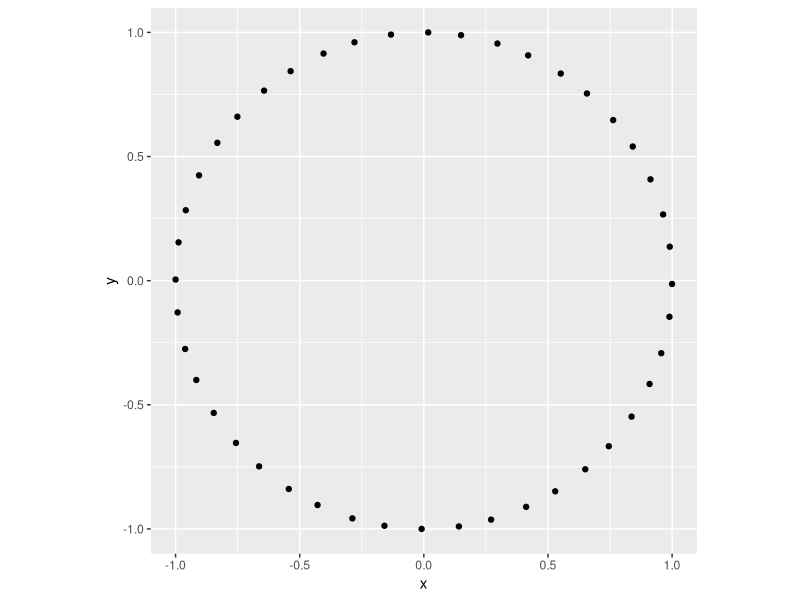
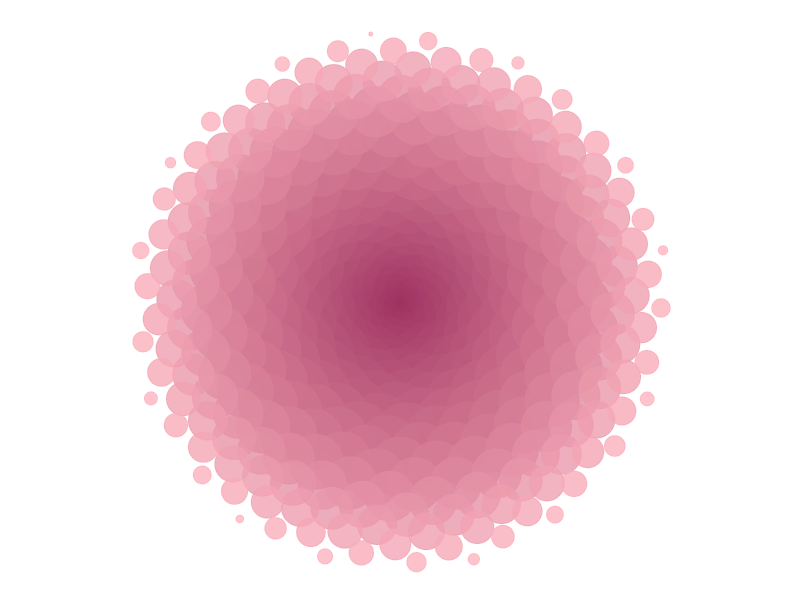
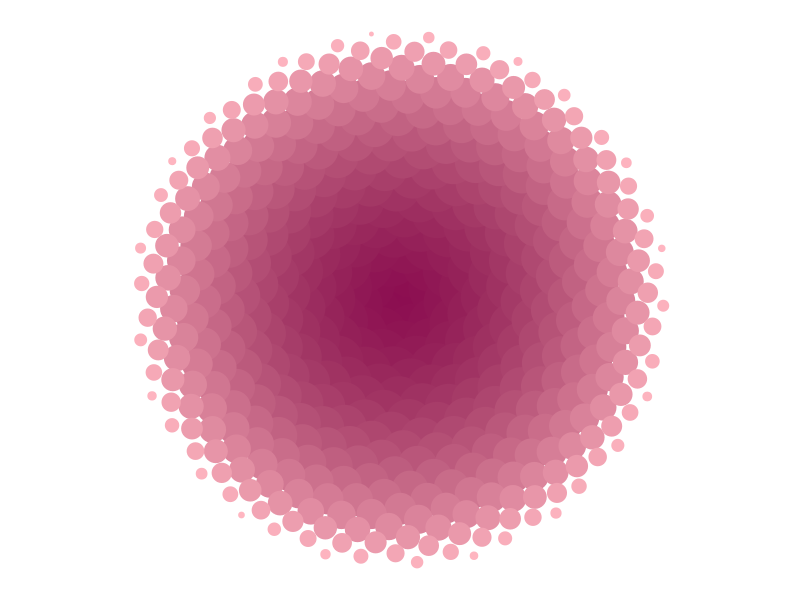
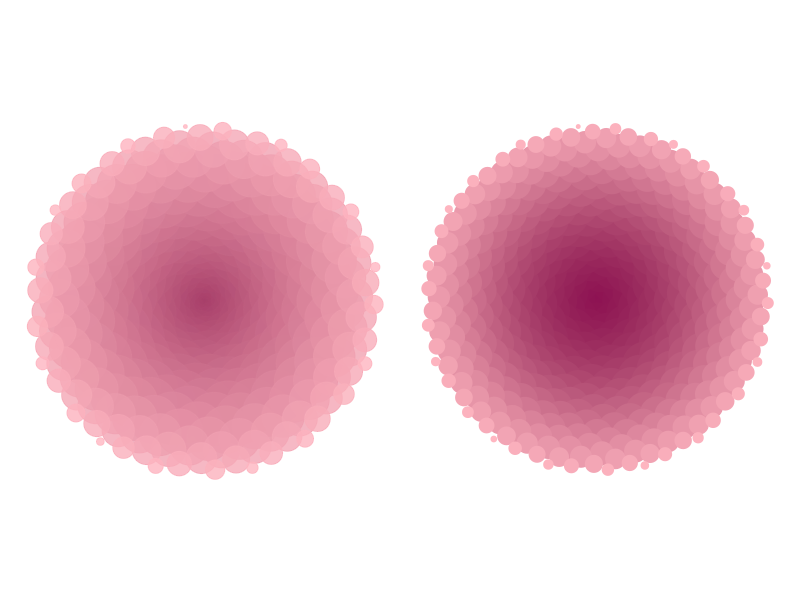
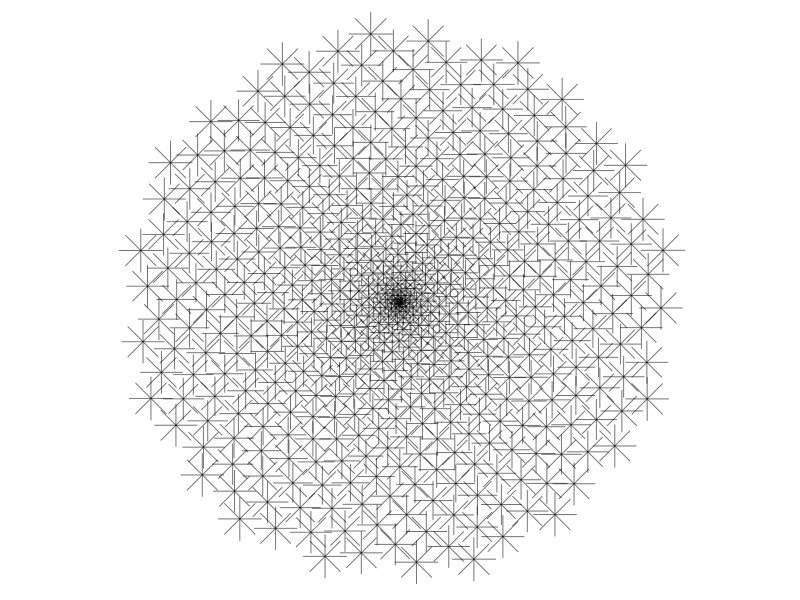
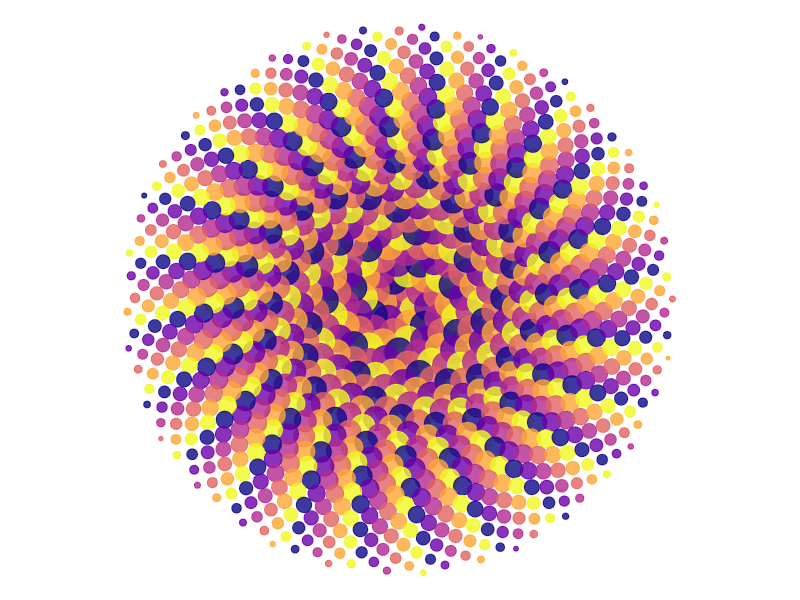

Reproduce these figures in R, in order.

library(tidyverse)
library(patchwork)

# Set plot images to a nice size
options(repr.plot.width = 6, repr.plot.height = 6)

# Create circle data to plot
t <- seq(1:44)
x <- sin(t)
y <- cos(t)
df <- data.frame(t, x, y)

# Make a scatter plot of points in a circle
p <- ggplot(df, aes(x, y))
p + geom_point() + coord_fixed()


# Define the number of points
points <- 500


#### Golden Angle #### 

# Define the Golden Angle
angle <- pi * (3 - sqrt(5))

#### flower 1 #### 
t <- (1:points) * angle
x1 <- sin(t)
y1 <- cos(t)
df1 <- data.frame(t, x1, y1)

# Calculate sizes based on t, normalized to a suitable range for point sizes
sizes <- sqrt(t/max(t)) * 10  # BIG points
sizes <- max(t) / t * 6 # small points  

# Smaller values of t (which occur at the center of the spiral) result in larger sizes because dividing 
# a larger number by a smaller number yields a larger result.

sizes <- sqrt(t/max(t)) * 10  
sizes <- (1 - sqrt(t/max(t)))

# Make a scatter plot of points in a spiral
flower1 <- ggplot(df1, aes(x1*t, y1*t, color = t, size = sizes)) +
                      geom_point(alpha = 0.8) +
  coord_fixed() +  # This will ensure the plot is round
  scale_size_continuous(range = c(1, 40)) +
  scale_color_gradient(low = "deeppink4", high = "lightpink") +
                        theme(panel.background = element_blank(),
                        axis.title = element_blank(),
                        axis.text = element_blank(),
                        axis.ticks = element_blank(),
                        legend.position = "none")
flower1


#### flower 2 #### 
angle <- pi * (3 - sqrt(5))
t <- (1:points) * angle
r <- sqrt(1:points)  # Increase radius with each point for a more spiral appearance
x2 <- r * sin(t)
y2 <- r * cos(t)
df2 <- data.frame(x2, y2)

sizes2 <- (1 - sqrt(t/max(t)))


# Make a scatter plot of points in a spiral
flower2 <- ggplot(df2, aes(x2, y2, color = t, size = sizes)) +
  geom_point() +
  coord_fixed() +
  scale_size_continuous(range = c(1, 20)) +
  scale_color_gradient(low = "deeppink4", high = "lightpink") +
  theme(panel.background = element_blank(),
        axis.title = element_blank(),
        axis.text = element_blank(),
        axis.ticks = element_blank(),
        legend.position = "none")

flower2 #better than 1


flower1 + flower2 


#### dandelion ####
flower3 <- ggplot(df1, aes(x1*t, y1*t)) + geom_point(aes(size = t, alpha = 0.5), shape = 8, color = "black") +
  coord_fixed() +
  scale_size_continuous(range = c(1, 10)) +
  theme(panel.background = element_blank(),
        axis.title = element_blank(),
        axis.text = element_blank(),
        axis.ticks = element_blank(),
        legend.position = "none")


flower3




#### Function ####

library(viridis)
library(tibble)


my_flower <- function(points = 5000, num_colour = 9, col_option = "magma", angle = pi * (3 - sqrt(5)), alpha = 0.8,...) {
  # Create the tibble with appropriate assignments for all calculations
  flower <- tibble(
    n = 1:points,  # Number of points
    r = sqrt(n),   # Radius for each point
    t = (1:points) * angle,  # Calculate t for each point
    colour = n %% num_colour  # Colour cycling based on modulo operation
  ) %>%
    mutate(
      x = r * cos(t),  # X coordinate based on polar to Cartesian conversion
      y = r * sin(t),  # Y coordinate based on polar to Cartesian conversion
      sizes = 1 - sqrt(t/max(t))  # Calculate sizes based on t
    )
  
  # Create the plot
  flower_plot <- ggplot(flower, aes(x = x, y = y, colour = as.factor(colour), size = sizes)) +
    geom_point(alpha = alpha) +
    geom_path(size = 0.01, alpha = 0.3) +
    scale_size_continuous(range = c(1, 10)) +
    scale_colour_viridis_d(option = col_option, guide = "none") +  # Using discrete color scale
    coord_fixed() +
    theme_void(base_family = "Roboto Condensed") +
    theme(legend.position = "none")
  
  return(flower_plot)
}

# Example usage
plot <- my_flower(points = 1000, num_colour = 6, col_option = "plasma")
print(plot)









# Shiny app

# points = Number of points (up to 104729)
# num_colour = Number of colours to use. When golden angle is used, seems like multiple of 6 makes colours line up?
# col_option = I can use magma,viridis, plasma, inferno or cividis here
# angle = Angle to use for drawing spirals. Default is set to golden angle pi*(3-sqrt(5))


